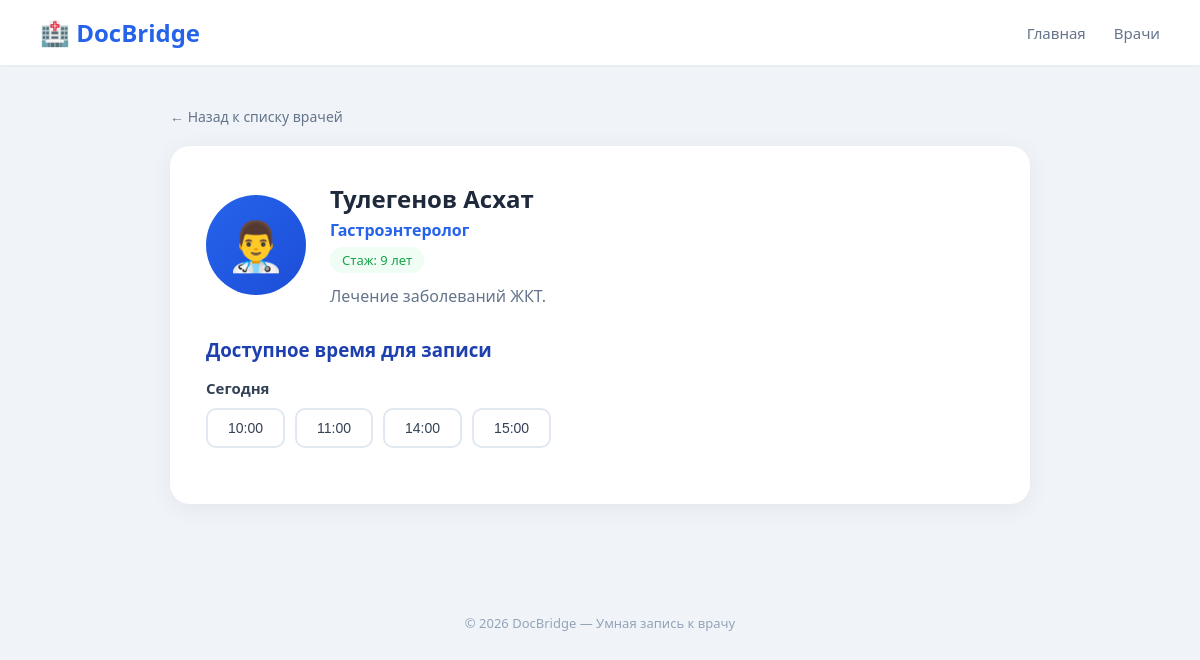
Page /doctor/6 on the committed database.
### tables this page shows
CREATE TABLE doctors (
            id INTEGER PRIMARY KEY AUTOINCREMENT,
            name TEXT NOT NULL,
            specialization TEXT NOT NULL,
            experience_years INTEGER,
            photo_url TEXT,
            description TEXT
        );

CREATE TABLE slots (
            id INTEGER PRIMARY KEY AUTOINCREMENT,
            doctor_id INTEGER NOT NULL,
            date TEXT NOT NULL,
            time TEXT NOT NULL,
            is_booked INTEGER DEFAULT 0,
            FOREIGN KEY (doctor_id) REFERENCES doctors (id)
        );

### app.py (the view)
@app.route('/doctor/<int:doctor_id>')
def doctor_detail(doctor_id):
    conn = get_db()
    cursor = conn.cursor()
    cursor.execute('SELECT * FROM doctors WHERE id = ?', (doctor_id,))
    doctor = cursor.fetchone()
    if not doctor:
        conn.close()
        return "Врач не найден", 404
    slots = get_available_slots(doctor_id)
    today = datetime.now().strftime('%Y-%m-%d')
    tomorrow = (datetime.now() + timedelta(days=1)).strftime('%Y-%m-%d')
    conn.close()
    return render_template('doctor.html',
                         doctor=doctor,
                         slots=slots,
                         today=today,
                         tomorrow=tomorrow)

### app.py (called while the page is built)
def get_available_slots(doctor_id):
    conn = get_db()
    cursor = conn.cursor()
    cursor.execute(
        '''SELECT * FROM slots
           WHERE doctor_id = ? AND is_booked = 0 AND date >= date('now')
           ORDER BY date, time''',
        (doctor_id,)
    )
    slots = cursor.fetchall()
    conn.close()
    return slots

### models.py (called while the page is built)
def get_db():
    conn = sqlite3.connect(DATABASE)
    conn.row_factory = sqlite3.Row
    return conn

### templates/doctor.html (shortened to what this page needs)
{% extends "base.html" %}
{% block content %}
<a href="/doctors" class="back-link">← Назад к списку врачей</a>
<div class="doctor-profile">
    <div class="doctor-profile-header">
        <div class="doctor-profile-avatar">{{ doctor.photo_url or '👨‍⚕️' }}</div>
        <div class="doctor-profile-info">
            <h2>{{ doctor.name }}</h2>
            <p class="spec">{{ doctor.specialization }}</p>
            <span class="exp-badge">Стаж: {{ doctor.experience_years }} лет</span>
            {% if doctor.description %}
            <p style="margin-top:12px;color:#64748b;">{{ doctor.description }}</p>
            {% endif %}
        </div>
    </div>
    <div class="slots-section">
        <h3>Доступное время для записи</h3>
        {% if slots %}
            {% set dates = [] %}
            {% for slot in slots %}
                {% if slot.date not in dates %}
                    {% set _ = dates.append(slot.date) %}
                {% endif %}
            {% endfor %}
            {% for date in dates %}
                <div class="slot-date-group">
                    <p class="slot-date">
                        {% if date == today %}
                            Сегодня
                        {% elif date == tomorrow %}
                            Завтра
                        {% else %}
                            {{ date }}
                        {% endif %}
                    </p>
                    <div class="slots-row">
                        {% for slot in slots %}
                            {% if slot.date == date %}
                                <button class="slot-btn"
                                    data-slot-id="{{ slot.id }}"
                                    data-date="{{ slot.date }}"
                                    data-time="{{ slot.time }}"
                                    onclick="selectSlot(this, {{ slot.id }}, '{{ slot.date }}', '{{ slot.time }}')">
                                    {{ slot.time }}
                                </button>
                            {% endif %}
                        {% endfor %}
                    </div>
                </div>
            {% endfor %}
        {% else %}
            <p style="color:#94a3b8;">Свободных слотов пока нет.</p>
        {% endif %}
    </div>
</div>
{% endblock %}

### static/css/style.css (style rules this page uses)
* { margin: 0; padding: 0; box-sizing: border-box; }
body { font-family: 'Segoe UI', Tahoma, Geneva, Verdana, sans-serif; background: #f0f4f8; color: #1e293b; min-height: 100vh; }
.slots-section { margin-top: 30px; }
.slots-section h3 { color: #1e40af; margin-bottom: 16px; }
.slot-date-group { margin-bottom: 20px; }
.slot-date { font-weight: 600; color: #334155; margin-bottom: 10px; font-size: 15px; }
.slots-row { display: flex; flex-wrap: wrap; gap: 10px; }
.slot-btn { padding: 10px 20px; border: 2px solid #e2e8f0; border-radius: 10px; background: white; cursor: pointer; font-size: 14px; font-weight: 500; color: #334155; }
.doctor-profile { background: white; border-radius: 20px; padding: 36px; box-shadow: 0 4px 24px rgba(0,0,0,0.06); }
.doctor-profile-header { display: flex; gap: 24px; align-items: center; margin-bottom: 30px; }
.doctor-profile-avatar { width: 100px; height: 100px; background: linear-gradient(135deg, #2563eb, #1d4ed8); border-radius: 50%; display: flex; align-items: center; justify-content: center; font-size: 48px; flex-shrink: 0; }
.doctor-profile-info h2 { font-size: 24px; color: #1e293b; margin-bottom: 4px; }
.doctor-profile-info .spec { color: #2563eb; font-weight: 600; font-size: 16px; }
.exp-badge { display: inline-block; background: #f0fdf4; color: #16a34a; padding: 4px 12px; border-radius: 20px; font-size: 13px; font-weight: 500; margin-top: 6px; }
.back-link { display: inline-flex; align-items: center; gap: 6px; color: #64748b; text-decoration: none; font-size: 14px; margin-bottom: 20px; }

### rows in the picture
doctors: photo_url "👨‍⚕️", name "Тулегенов Асхат", specialization "Гастроэнтеролог", experience_years "9", description "Лечение заболеваний ЖКТ."
slots: date "Сегодня", time "10:00"
slots: time "11:00"
slots: time "14:00"
slots: time "15:00"
